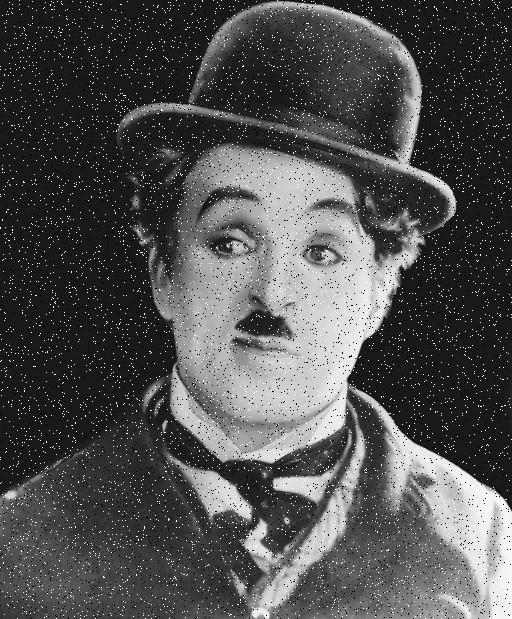
#> input picture images/Chaplin_noisy.png, 512 x 619 px
$ python median_filter.py   (older library calls are emulated)
#> lines starting #> are read from the running program, lines starting #| are printed output that depends on the picture
#> further down, imageSrc is the input picture: shape (619, 512, 3); min 0, max 255, mean 80.1
import cv2
import time
import math
import numpy as np


def medianFilter(imageSrc: np.array, imageDst: np.array, kernelSize: int):

#> called with kernelSize = 3
    medianIndex = int((kernelSize * kernelSize + 1) / 2)
    kernelRadius = math.floor(kernelSize / 2)

    [rows, cols, channels] = imageSrc.shape
#> rows = 619; cols = 512; channels = 3
    pixelValues = np.zeros((kernelSize * kernelSize), dtype=np.uint8)

    for row in range(kernelRadius, rows - kernelRadius):
        for col in range(kernelRadius, cols - kernelRadius):
            for channel in range(0, channels):

                i = 0
                for kernel_row in range(-kernelRadius, kernelRadius + 1):
                    for kernel_col in range(-kernelRadius, kernelRadius + 1):
                        pixelValues[i] = imageSrc[row +
                                                  kernel_row, col + kernel_col, channel]
                        i += 1

                np.sort(pixelValues)
                imageDst[row, col, channel] = pixelValues[medianIndex]
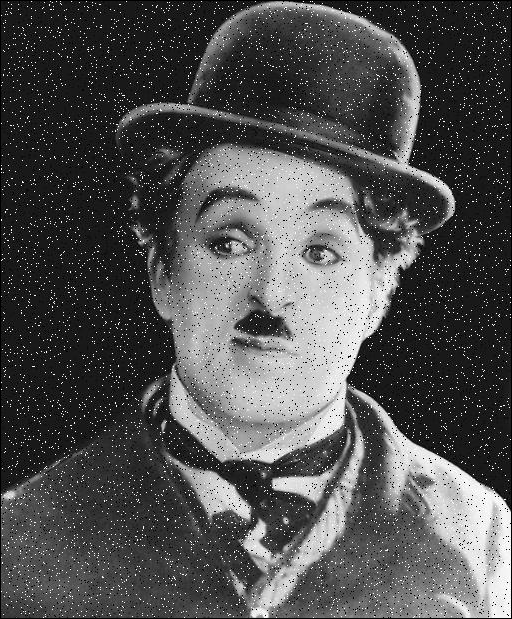
#> imageDst: shape (619, 512, 3) float64; min 0, max 255, mean 79.7
#> after the loop, pixelValues = [247, 249, 250, 247, 249, 250, 247, 249, 250]


if __name__ == "__main__":

    imageSrc = cv2.imread("images/Chaplin_noisy.png")
    imageSrc = imageSrc.astype(np.uint8)
    # imageSrc /= 255
    imageDst = np.zeros(imageSrc.shape, dtype=np.float)
    kernelSize = 3

    t = time.time()
    medianFilter(imageSrc, imageDst, kernelSize)
    print((time.time() - t) * 1000000, " milliseconds")

    cv2.imshow("src", imageSrc)
    cv2.imshow("dst", imageDst)
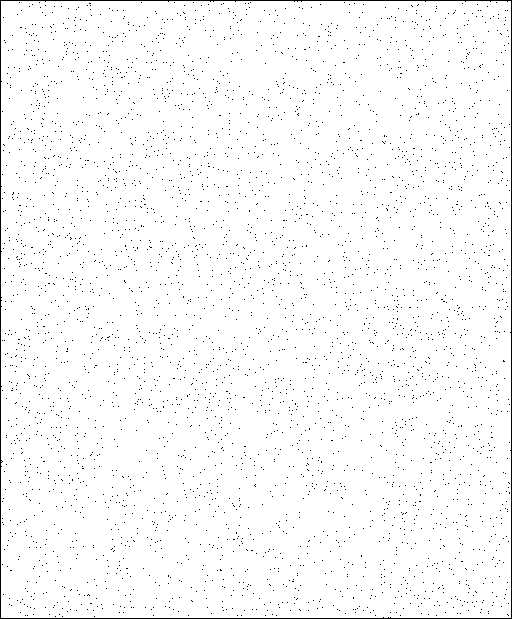
#> window 'dst': shape (619, 512, 3); 98% white; black in thin lines or dots
    cv2.waitKey(0)
    cv2.destroyAllWindows()
